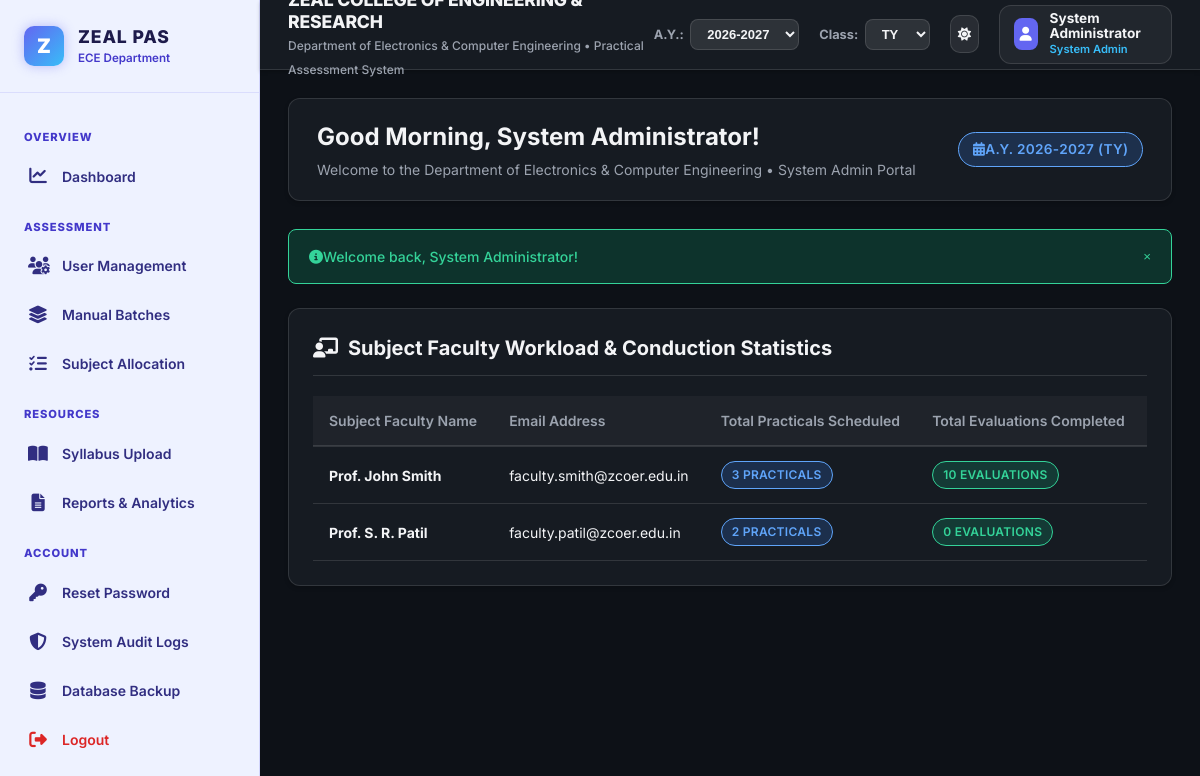
Page /reports/faculty_report.php (signed in) on the committed database.
### tables this page shows
CREATE TABLE `users` (
  `id` INT AUTO_INCREMENT PRIMARY KEY,
  `full_name` VARCHAR(100) NOT NULL,
  `email` VARCHAR(100) UNIQUE NOT NULL,
  `password` VARCHAR(255) NOT NULL,  
  `role` ENUM('admin', 'hod', 'gfm', 'faculty', 'student', 'parent') NOT NULL,
  `student_roll_no` VARCHAR(20) DEFAULT NULL,
  `zprn` VARCHAR(50) DEFAULT NULL,
  `class` ENUM('FY', 'SY', 'TY', 'BY') DEFAULT 'TY',
  `division` VARCHAR(10) DEFAULT 'Division C',
  `phone` VARCHAR(20) DEFAULT NULL,
  `created_at` TIMESTAMP DEFAULT CURRENT_TIMESTAMP,
  INDEX `idx_role` (`role`),
  INDEX `idx_roll` (`student_roll_no`),
  INDEX `idx_class_div` (`class`, `division`)
);

### includes/functions.php (called while the page is built, shortened)
<?php
function sanitize($data) {
    return htmlspecialchars(trim($data ?? ''), ENT_QUOTES, 'UTF-8');
}
?>

### reports/faculty_report.php (the view, shortened to what this page needs)
<?php
require_once __DIR__ . '/../includes/header.php';
$fac_sql = "SELECT u.id, u.full_name, u.email, COUNT(DISTINCT p.id) as total_practicals, COUNT(DISTINCT a.id) as total_evaluations
            FROM users u
            LEFT JOIN practicals p ON u.id = p.faculty_id
            LEFT JOIN assessment a ON u.id = a.faculty_id
            WHERE u.role = 'faculty'
            GROUP BY u.id";
$fac_res = mysqli_query($conn, $fac_sql);
$faculty_stats = [];
if ($fac_res) {
    while ($r = mysqli_fetch_assoc($fac_res)) {
        $faculty_stats[] = $r;
    }
}
?>
<div class="card">
  <div class="card-header">
    <h3 class="card-title"><i class="fas fa-chalkboard-teacher text-primary me-2"></i> Subject Faculty Workload & Conduction Statistics</h3>
  </div>
  <div class="table-responsive">
    <table class="table">
      <thead>
        <tr>
          <th>Subject Faculty Name</th>
          <th>Email Address</th>
          <th>Total Practicals Scheduled</th>
          <th>Total Evaluations Completed</th>
          <th>Status</th>
        </tr>
      </thead>
      <tbody>
        <?php foreach ($faculty_stats as $fs): ?>
          <tr>
            <td><strong><?php echo sanitize($fs['full_name']); ?></strong></td>
            <td><?php echo sanitize($fs['email']); ?></td>
            <td><span class="badge badge-info"><?php echo $fs['total_practicals']; ?> Practicals</span></td>
            <td><span class="badge badge-success"><?php echo $fs['total_evaluations']; ?> Evaluations</span></td>
            <td><span class="badge badge-success">Active</span></td>
          </tr>
        <?php endforeach; ?>
      </tbody>
    </table>
  </div>
</div>
<?php include __DIR__ . '/../includes/footer.php'; ?>

### assets/css/style.css (style rules this page uses)
:root { --bg-primary: #0D1117; --bg-canvas: #161B22; --bg-card: #161B22; --bg-sidebar: #eef2ff; --sidebar-text: #312e81; --sidebar-text-active: #ffffff; --sidebar-hover: #e0e7ff; --sidebar-active-bg: #6366F1; --text-primary: #f3f4f6; --text-secondary: #9ca3af; --text-muted: #6b7280; --border-color: rgba(255, 255, 255, 0.12); --primary-color: #6366F1; --primary-hover: #4f46e5; --primary-light: rgba(99, 102, 241, 0.15); --accent-color: #38bdf8; --accent-hover: #0284c7; --status-success-bg: rgba(16, 185, 129, 0.2); --status-success-text: #34d399; --status-danger-bg: rgba(239, 68, 68, 0.2); --status-danger-text: #f87171; --status-warning-bg: rgba(245, 158, 11, 0.2); --status-warning-text: #fbbf24; --status-info-bg: rgba(59, 130, 246, 0.2); --status-info-text: #60a5fa; --shadow-sm: 0 2px 4px rgba(0, 0, 0, 0.2); --shadow-md: 0 4px 12px rgba(0, 0, 0, 0.3); --shadow-lg: 0 12px 24px rgba(0, 0, 0, 0.4); --shadow-glow: 0 0 12px rgba(99, 102, 241, 0.5); --radius-sm: 8px; --radius-md: 12px; --radius-lg: 20px; --font-family: 'Inter', system-ui, -apple-system, BlinkMacSystemFont, "Segoe UI", Roboto, sans-serif; }
* { margin: 0; padding: 0; box-sizing: border-box; }
body { font-family: var(--font-family); background-color: var(--bg-primary); color: var(--text-primary); line-height: 1.5; min-height: 100vh; display: flex; flex-direction: column; transition: background-color 0.3s ease, color 0.3s ease; }
.card { background: var(--bg-canvas); border-radius: var(--radius-md); border: 1px solid var(--border-color); box-shadow: var(--shadow-sm); padding: 1.5rem; margin-bottom: 1.5rem; transition: box-shadow 0.2s ease, border-color 0.2s ease; }
.card-header { display: flex; align-items: center; justify-content: space-between; margin-bottom: 1.25rem; padding-bottom: 0.75rem; border-bottom: 1px solid var(--border-color); }
.card-title { font-size: 1.25rem; font-weight: 700; color: var(--text-primary); display: flex; align-items: center; gap: 0.625rem; }
.badge { display: inline-flex; align-items: center; padding: 0.25rem 0.625rem; font-size: 0.75rem; font-weight: 600; border-radius: 9999px; text-transform: uppercase; letter-spacing: 0.025em; }
.badge-success { background-color: var(--status-success-bg); color: var(--status-success-text); border: 1px solid var(--status-success-text); }
.badge-info { background-color: var(--status-info-bg); color: var(--status-info-text); border: 1px solid var(--status-info-text); }
.table-responsive { width: 100%; overflow-x: auto; -webkit-overflow-scrolling: touch; }
.table { width: 100%; border-collapse: collapse; font-size: 0.875rem; text-align: left; }
.table th { background-color: rgba(255, 255, 255, 0.04); color: var(--text-secondary); font-weight: 600; padding: 0.875rem 1rem; border-bottom: 2px solid var(--border-color); white-space: nowrap; }
.table td { padding: 0.875rem 1rem; border-bottom: 1px solid var(--border-color); color: var(--text-primary); vertical-align: middle; }

### rows in the picture
users: full_name "Prof. John Smith", email "faculty.smith@zcoer.edu.in", total_practicals "3", total_evaluations "10"
users: full_name "Prof. S. R. Patil", email "faculty.patil@zcoer.edu.in", total_practicals "2", total_evaluations "0"

### other values in the picture
DEPARTMENT_NAME "Department of Electronics & Computer Engineering"
APP_NAME "Practical Assessment System"
$logged_user['full_name'] "System Administrator"
get_role_label($logged_user['role'] ?? '') "System Admin"
get_time_greeting() "Good Morning"
$user['full_name'] "System Administrator"
get_role_label($user['role'] ?? '') "System Admin"
$_SESSION['academic_year'] "2026-2027"
$_SESSION['class_filter'] "TY"
$flash['message'] "Welcome back, System Administrator!"
form field value "2026-2027"
form field value "TY"
